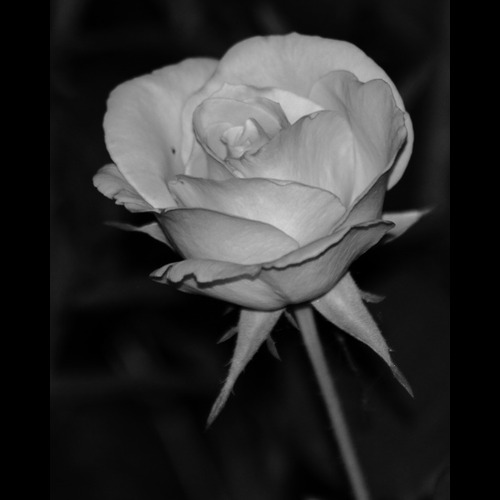
#> input picture Images/gray_rose.jpg, 500 x 500 px, found by its file name
$ python 'Histogram using Fuction.py'
#> lines starting #> are read from the running program, lines starting #| are printed output that depends on the picture
# ref: geeksforgeeks
import cv2
from matplotlib import pyplot as plt
img = cv2.imread('images/gray_rose.jpg',0)
#> img is the input picture: shape (500, 500); min 0, max 209, mean 46.8

# alternative way to find histogram of an image
plt.hist(img.ravel(),256,[0,256])
plt.show()
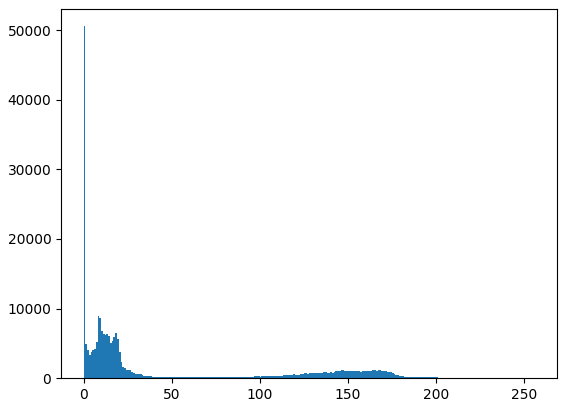
#> figure drawn by matplotlib, 1 panel; tallest bar 50563 high, from x = 0 to 1
